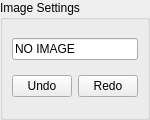
<?xml version="1.0" encoding="UTF-8"?>
<ui version="4.0">
 <class>Form</class>
 <widget class="QWidget" name="Form">
  <property name="geometry">
   <rect>
    <x>0</x>
    <y>0</y>
    <width>150</width>
    <height>120</height>
   </rect>
  </property>
  <property name="windowTitle">
   <string>Form</string>
  </property>
  <layout class="QHBoxLayout" name="horizontalLayout_3">
   <property name="spacing">
    <number>0</number>
   </property>
   <property name="leftMargin">
    <number>0</number>
   </property>
   <property name="topMargin">
    <number>0</number>
   </property>
   <property name="rightMargin">
    <number>0</number>
   </property>
   <property name="bottomMargin">
    <number>0</number>
   </property>
   <item>
    <widget class="QGroupBox" name="groupBox">
     <property name="minimumSize">
      <size>
       <width>150</width>
       <height>120</height>
      </size>
     </property>
     <property name="title">
      <string>Image Settings</string>
     </property>
     <layout class="QHBoxLayout" name="horizontalLayout_2">
      <item>
       <spacer name="horizontalSpacer">
        <property name="orientation">
         <enum>Qt::Horizontal</enum>
        </property>
        <property name="sizeHint" stdset="0">
         <size>
          <width>40</width>
          <height>20</height>
         </size>
        </property>
       </spacer>
      </item>
      <item>
       <layout class="QVBoxLayout" name="verticalLayout_2">
        <item>
         <widget class="QLineEdit" name="imageName">
          <property name="text">
           <string>NO IMAGE</string>
          </property>
         </widget>
        </item>
        <item>
         <layout class="QHBoxLayout" name="horizontalLayout">
          <item>
           <widget class="QPushButton" name="undoBtn">
            <property name="text">
             <string>Undo</string>
            </property>
           </widget>
          </item>
          <item>
           <widget class="QPushButton" name="redoBtn">
            <property name="text">
             <string>Redo</string>
            </property>
           </widget>
          </item>
         </layout>
        </item>
       </layout>
      </item>
      <item>
       <spacer name="horizontalSpacer_2">
        <property name="orientation">
         <enum>Qt::Horizontal</enum>
        </property>
        <property name="sizeHint" stdset="0">
         <size>
          <width>40</width>
          <height>20</height>
         </size>
        </property>
       </spacer>
      </item>
     </layout>
    </widget>
   </item>
  </layout>
 </widget>
 <resources/>
 <connections/>
</ui>
